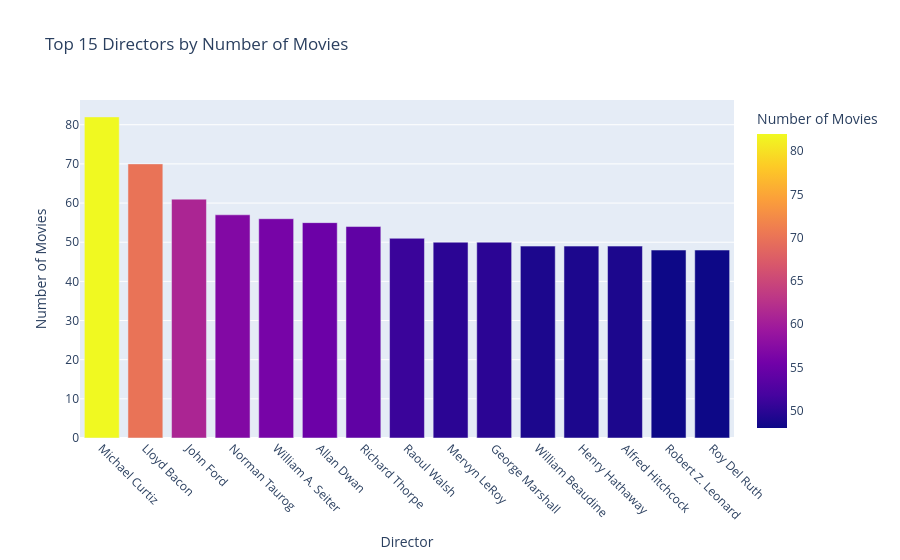

Notebook code for this chart:
### Markdown cell above
## DIRECTOR ANALYSIS

### Code cell
#  Top directors by number of movies (top 15)
top_directors_df = pd.DataFrame(director_counts.most_common(15), columns=['Director', 'Movie Count'])
fig_director = px.bar(top_directors_df, x='Director', y='Movie Count',
                     title='Top 15 Directors by Number of Movies',
                     labels={'Director': 'Director Name', 'Movie Count': 'Number of Movies'},
                     color='Movie Count')

fig_director.update_layout(xaxis_title='Director', yaxis_title='Number of Movies')
fig_director.update_xaxes(tickangle=45)
fig_director.show()

### Figure 1 — Plotly figure (JSON) as saved in the notebook; plotly's stock layout.template omitted (floating-point values rounded to 4 significant figures)
{"data": [{"alignmentgroup": "True", "hovertemplate": "Director Name=%{x}<br>Number of Movies=%{marker.color}<extra></extra>", "legendgroup": "", "marker": {"color": [82, 70, 61, 57, 56, 55, 54, 51, 50, 50, 49, 49, 49, 48, 48], "coloraxis": "coloraxis", "pattern": {"shape": ""}}, "name": "", "offsetgroup": "", "orientation": "v", "showlegend": false, "textposition": "auto", "type": "bar", "x": ["Michael Curtiz", "Lloyd Bacon", "John Ford", "Norman Taurog", "William A. Seiter", "Allan Dwan", "Richard Thorpe", "Raoul Walsh", "Mervyn LeRoy", "George Marshall", "William Beaudine", "Henry Hathaway", "Alfred Hitchcock", "Robert Z. Leonard", "Roy Del Ruth"], "xaxis": "x", "y": [82, 70, 61, 57, 56, 55, 54, 51, 50, 50, 49, 49, 49, 48, 48], "yaxis": "y"}], "layout": {"barmode": "relative", "coloraxis": {"colorbar": {"title": {"text": "Number of Movies"}}, "colorscale": [[0, "#0d0887"], [0.1111, "#46039f"], [0.2222, "#7201a8"], [0.3333, "#9c179e"], [0.4444, "#bd3786"], [0.5556, "#d8576b"], [0.6667, "#ed7953"], [0.7778, "#fb9f3a"], [0.8889, "#fdca26"], [1, "#f0f921"]]}, "legend": {"tracegroupgap": 0}, "title": {"text": "Top 15 Directors by Number of Movies"}, "xaxis": {"anchor": "y", "domain": [0, 1], "tickangle": 45, "title": {"text": "Director"}}, "yaxis": {"anchor": "x", "domain": [0, 1], "title": {"text": "Number of Movies"}}}}
